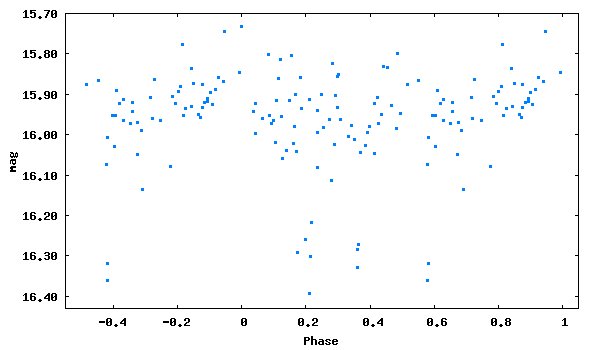

Here is the gnuplot script that generated this plot:
set term png size 600,350 medium
set colors classic
set output 'phase_lc_9.png'
set xlabel 'Phase'
set ylabel 'mag'
#set title 'JDmax = 2445933.40800 + 0.1273448 x E'
set format y '%5.2f'
plot [-0.55:1.05][16.43:15.70] "phase_lc_9.dat" linecolor 3 pointtype 5 pointsize 0.3 title ""
